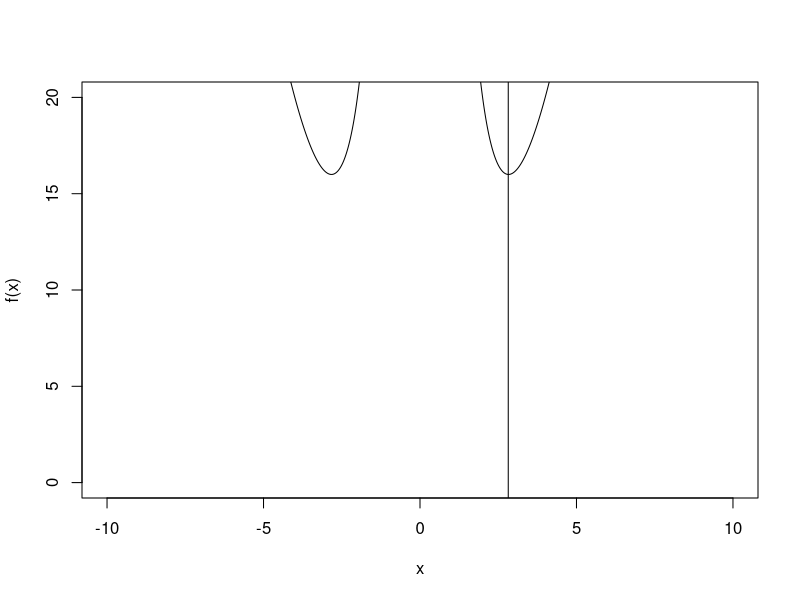
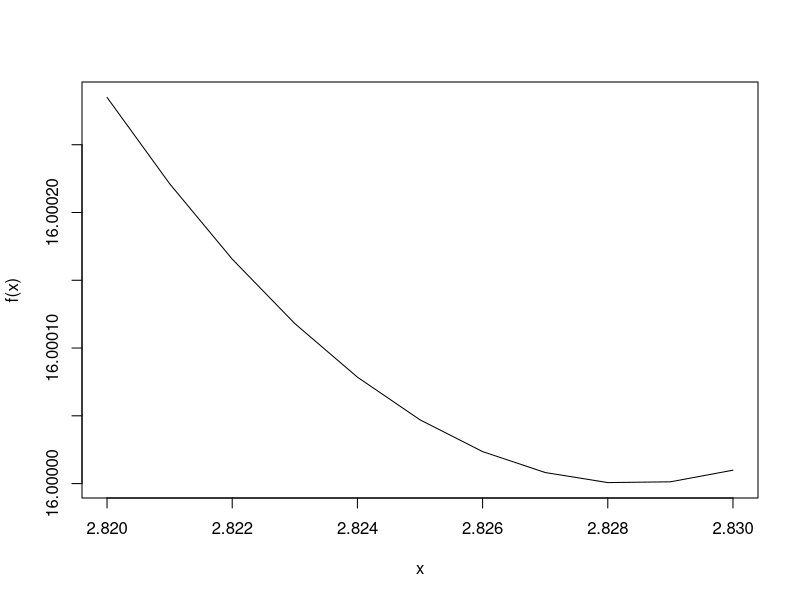

The R source for these figures, in order:
f <- function(x){(x^2+(8/x)^2)}

x <- seq(-10,10,0.001)
plot(x,f(x),type = "l", ylim = c(0, 20))
abline(v=2.82)  
x <- seq(2.82,2.83,0.001)
plot(x,f(x),type = "l")

Df <- function(x){1/2*(x^2+(8/x)^2)^(-1/2)*(2*x-128*x^(-3))}
uniroot(Df,c(2,3))$root

64^(1/4)
2*sqrt(2)
